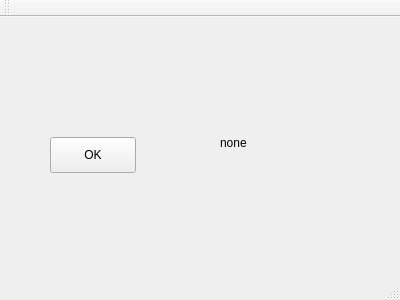
<?xml version="1.0" encoding="UTF-8"?>
<ui version="4.0">
 <class>MainWindow</class>
 <widget class="QMainWindow" name="MainWindow">
  <property name="geometry">
   <rect>
    <x>0</x>
    <y>0</y>
    <width>400</width>
    <height>300</height>
   </rect>
  </property>
  <property name="windowTitle">
   <string>MainWindow</string>
  </property>
  <widget class="QWidget" name="centralWidget">
   <widget class="QLabel" name="label">
    <property name="geometry">
     <rect>
      <x>220</x>
      <y>100</y>
      <width>101</width>
      <height>51</height>
     </rect>
    </property>
    <property name="text">
     <string>none</string>
    </property>
   </widget>
   <widget class="QPushButton" name="pushButton">
    <property name="geometry">
     <rect>
      <x>50</x>
      <y>120</y>
      <width>86</width>
      <height>36</height>
     </rect>
    </property>
    <property name="text">
     <string>OK</string>
    </property>
   </widget>
  </widget>
  <widget class="QMenuBar" name="menuBar">
   <property name="geometry">
    <rect>
     <x>0</x>
     <y>0</y>
     <width>400</width>
     <height>33</height>
    </rect>
   </property>
  </widget>
  <widget class="QToolBar" name="mainToolBar">
   <attribute name="toolBarArea">
    <enum>TopToolBarArea</enum>
   </attribute>
   <attribute name="toolBarBreak">
    <bool>false</bool>
   </attribute>
  </widget>
  <widget class="QStatusBar" name="statusBar"/>
 </widget>
 <layoutdefault spacing="6" margin="11"/>
 <resources/>
 <connections/>
</ui>
